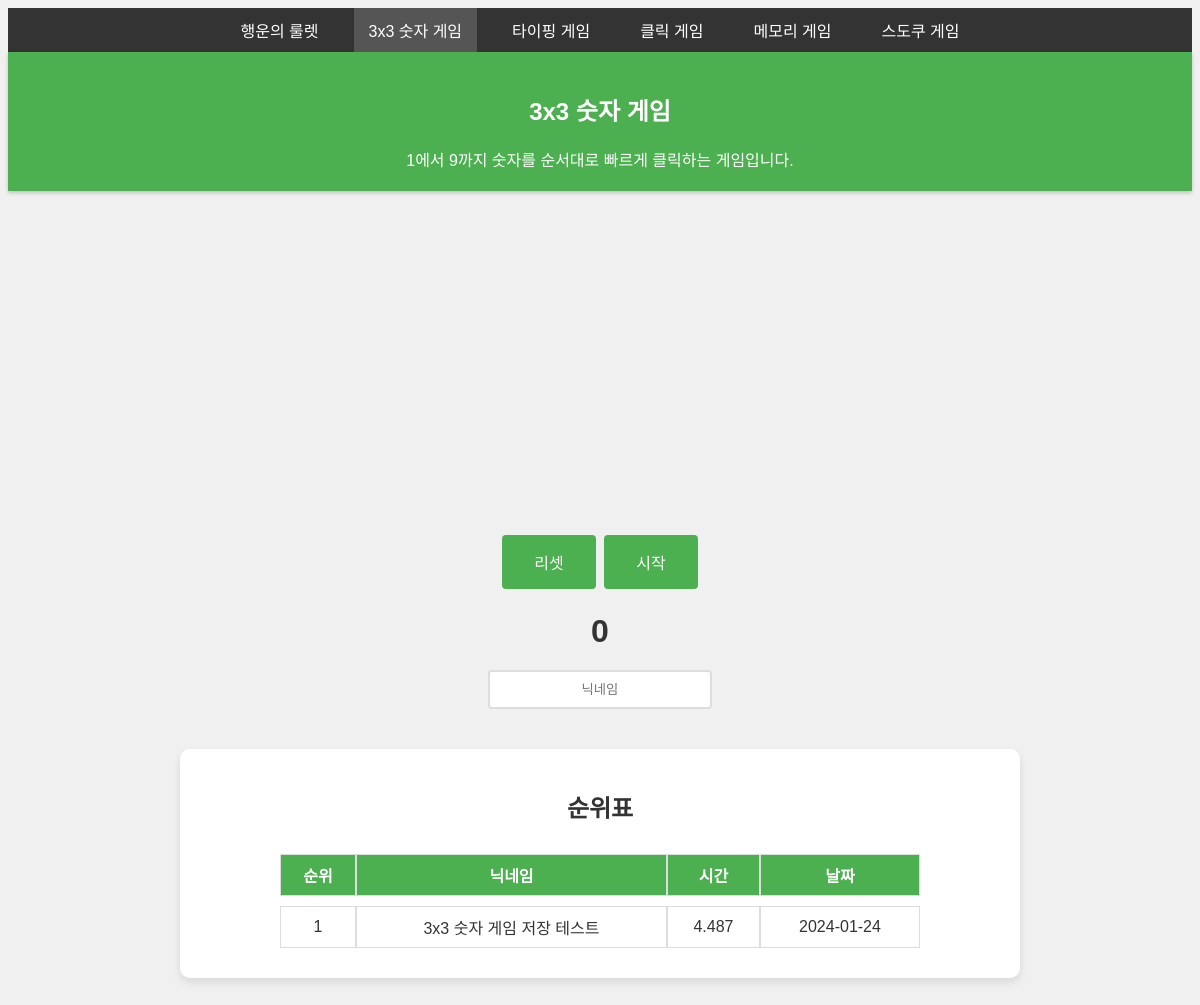
The app's page /three with its own data.
### tables this page shows
CREATE TABLE game_info (
            id INTEGER PRIMARY KEY AUTOINCREMENT,
            name TEXT NOT NULL,
            url TEXT NOT NULL,
            description TEXT NOT NULL
        );

CREATE TABLE game_records (
            id INTEGER PRIMARY KEY AUTOINCREMENT,
            ip TEXT NOT NULL,
            gametype TEXT NOT NULL,
            nickname TEXT NOT NULL,
            time REAL NOT NULL,
            date TEXT NOT NULL
        );

### app.py (the view)
@app.route('/')
@app.route('/three')
def three():
    db = get_db()
    cur = db.cursor()
    cur.execute("SELECT name, description FROM game_info WHERE id = 2")
    game_info = cur.fetchone()
    cur.execute("SELECT nickname, time, date FROM game_records WHERE gametype = 2 ORDER BY time ASC")
    records = cur.fetchall()
    ranked_records = [(index + 1, record['nickname'], record['time'], record['date']) for index, record in enumerate(records)]
    return render_template('three.html', records=ranked_records, game_name=game_info['name'], game_description=game_info['description'])

### app.py (called while the page is built)
def get_db():
    if 'db' not in g:
        g.db = sqlite3.connect(DATABASE_FILE)
        g.db.row_factory = sqlite3.Row
    return g.db

@app.context_processor
def inject_games():
    db = get_db()
    games = db.execute('SELECT id, name, url FROM game_info ORDER BY id ASC').fetchall()
    return {'games': games}

### templates/three.html (shortened to what this page needs)
{% extends 'base.html' %}
{% block content %}
    <link rel="stylesheet" type="text/css" href="{{ url_for('static', filename='css/three.css') }}">
    <div id="game-board" class="game-board"></div>
    <button id="reset-button">리셋</button>
    <button id="start-button">시작</button>
    <div id="timer">0</div>
    <div class="record">
        <input type="text" id="nickname" placeholder="닉네임">
    </div>
{% endblock %}

### templates/base.html (shortened to what this page needs)
<!DOCTYPE html>
<html>
<head>
    <link rel="stylesheet" type="text/css" href="{{ url_for('static', filename='css/base.css') }}">
</head>
<body>
    <nav>
        <ul id="menu" class="hidden">
            {% for game in games %}
            <li class="{% if request.path.endswith(game.url) %}active{% endif %}">
                <a href="{{ url_for(game.url) }}">{{ game.name }}</a>
            </li>
            {% endfor %}
        </ul>
    </nav>
    <div id="header">
        <h2>{{ game_name }}</h2>
        <span>{{ game_description }}</span>
    </div>
    {% block content %}{% endblock %}
    <div class="rank">
        <h2>순위표</h2>
        <table>
            <tr>
                <th>순위</th>
                <th>닉네임</th>
                <th>시간</th>
                <th>날짜</th>
            </tr>
            {% for record in records %}
            <tr>
                <td>{{ record[0] }}</td>
                <td>{{ record[1] }}</td>
                <td>{{ record[2] }}</td>
                <td>{{ record[3] }}</td>
            </tr>
            {% endfor %}
        </table>
    </div>
</body>
</html>

### static/css/base.css (style rules this page uses)
body { font-family: 'Noto Sans KR', sans-serif; background-color: #f0f0f0; color: #333; text-align: center; }
#header { color: white; padding: 20px; box-shadow: 0 2px 4px rgba(0,0,0,0.2); }
nav ul { list-style-type: none; padding: 0; margin: 0; display: flex; background-color: #333; justify-content: center; }
nav ul li { margin: 0 10px; }
nav ul li a { color: white; text-decoration: none; padding: 10px 15px; display: block; }
nav ul li.active { background-color: #555; }
.rank { background-color: #fff; border-radius: 10px; box-shadow: 0 4px 8px rgba(0,0,0,0.1); padding: 20px; margin-top: 20px; max-width: 800px; margin: 40px auto; }
table { width: 80%; margin: auto; border-collapse: separate; border-spacing: 0 10px; }
th { color: white; }
th, td { border: 1px solid #ddd; padding: 8px; text-align: center; }

### static/css/three.css (style rules this page uses)
#header, th { background-color: #4CAF50; }
.game-board { display: grid; grid-template-columns: repeat(3, 100px); grid-template-rows: repeat(3, 100px); gap: 10px; justify-content: center; margin: auto; margin-top: 20px; }
button { background-color: #4CAF50; border: none; color: white; padding: 15px 32px; text-align: center; text-decoration: none; display: inline-block; font-size: 16px; margin: 4px 2px; cursor: pointer; border-radius: 4px; transition: background-color 0.3s; }
.record { display: flex; justify-content: center; align-items: center; flex-direction: column; margin-top: 20px; }
.record input[type="text"], .record button { width: 200px; margin: 10px 0; }
#nickname { text-align: center; display: block; margin: 0 auto; }
#timer { font-size: 32px; margin-top: 20px; font-weight: bold; }
.record input[type="text"] { padding: 10px; margin-top: 20px; border: 2px solid #ddd; border-radius: 4px; margin-right: 10px; }

### records on screen
game_info: name "행운의 룰렛"
game_info: name "3x3 숫자 게임", description "1에서 9까지 숫자를 순서대로 빠르게 클릭하는 게임입니다."
game_info: name "타이핑 게임"
game_info: name "클릭 게임"
game_info: name "메모리 게임"
game_info: name "스도쿠 게임"
game_records: record "1", nickname "3x3 숫자 게임 저장 테스트", time "4.487", date "2024-01-24"
